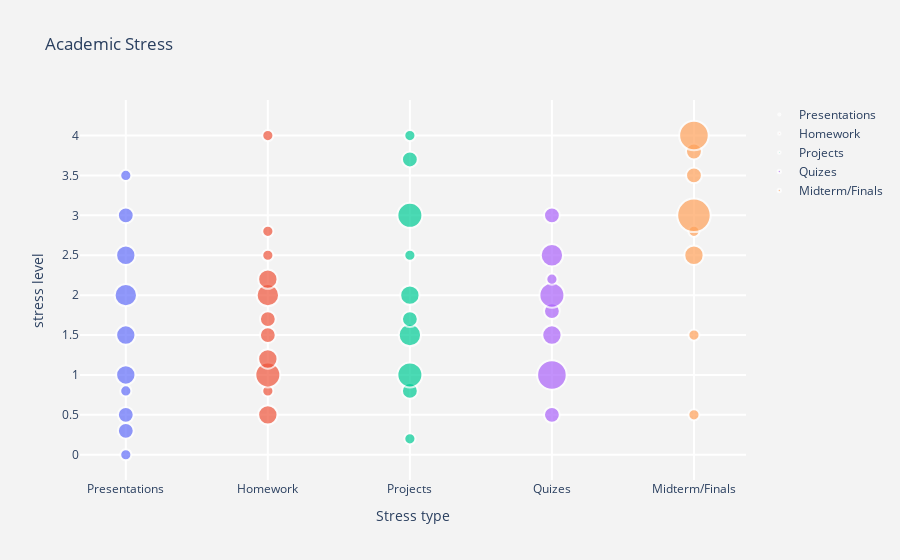

The notebook cell saved with this chart:
### Code cell
fig = go.Figure()

for stress, data in stress_final.items():
    fig.add_trace(go.Scatter( x=data['x'],
         y=data[stress],name=stress
         , marker_size=data['weight']
        ))
# Tune marker appearance and layout

sizeref =  2.*80/(100**2)


fig.update_traces(mode='markers', marker=dict(sizemode='area',
                                              sizeref=sizeref, line_width=2))

fig.update_layout(
    title='Academic Stress',
    xaxis=dict(
        title='Stress type',
        gridcolor='white',
        gridwidth=2,
    ),
    yaxis=dict(
        title='stress level',
        gridcolor='white',
        gridwidth=2,
    ),
    paper_bgcolor='rgb(243, 243, 243)',
    plot_bgcolor='rgb(243, 243, 243)',
)

# fig = px.scatter(df, x='Presentations', size="weight_1",
#             log_x=True, size_max=60)
fig.show()

### Figure 1 — Plotly figure (JSON) as saved in the notebook; plotly's stock layout.template omitted (floating-point values rounded to 4 significant figures)
{"data": [{"marker": {"line": {"width": 2}, "size": [1, 2, 2, 1, 3, 3, 4, 3, 2, 1], "sizemode": "area", "sizeref": 0.016}, "mode": "markers", "name": "Presentations", "type": "scatter", "x": ["Presentations", "Presentations", "Presentations", "Presentations", "Presentations", "Presentations", "Presentations", "Presentations", "Presentations", "Presentations"], "y": [0, 0.3, 0.5, 0.8, 1, 1.5, 2, 2.5, 3, 3.5]}, {"marker": {"line": {"width": 2}, "size": [3, 1, 5, 3, 2, 2, 4, 3, 1, 1, 1], "sizemode": "area", "sizeref": 0.016}, "mode": "markers", "name": "Homework", "type": "scatter", "x": ["Homework", "Homework", "Homework", "Homework", "Homework", "Homework", "Homework", "Homework", "Homework", "Homework", "Homework"], "y": [0.5, 0.8, 1, 1.2, 1.5, 1.7, 2, 2.2, 2.5, 2.8, 4]}, {"marker": {"line": {"width": 2}, "size": [1, 2, 5, 4, 2, 3, 1, 5, 2, 1], "sizemode": "area", "sizeref": 0.016}, "mode": "markers", "name": "Projects", "type": "scatter", "x": ["Projects", "Projects", "Projects", "Projects", "Projects", "Projects", "Projects", "Projects", "Projects", "Projects"], "y": [0.2, 0.8, 1, 1.5, 1.7, 2, 2.5, 3, 3.7, 4]}, {"marker": {"line": {"width": 2}, "size": [2, 7, 3, 2, 5, 1, 4, 2], "sizemode": "area", "sizeref": 0.016}, "mode": "markers", "name": "Quizes", "type": "scatter", "x": ["Quizes", "Quizes", "Quizes", "Quizes", "Quizes", "Quizes", "Quizes", "Quizes"], "y": [0.5, 1, 1.5, 1.8, 2, 2.2, 2.5, 3]}, {"marker": {"line": {"width": 2}, "size": [1, 1, 3, 1, 9, 2, 2, 7], "sizemode": "area", "sizeref": 0.016}, "mode": "markers", "name": "Midterm/Finals", "type": "scatter", "x": ["Midterm/Finals", "Midterm/Finals", "Midterm/Finals", "Midterm/Finals", "Midterm/Finals", "Midterm/Finals", "Midterm/Finals", "Midterm/Finals"], "y": [0.5, 1.5, 2.5, 2.8, 3, 3.5, 3.8, 4]}], "layout": {"paper_bgcolor": "rgb(243, 243, 243)", "plot_bgcolor": "rgb(243, 243, 243)", "title": {"text": "Academic Stress"}, "xaxis": {"gridcolor": "white", "gridwidth": 2, "title": {"text": "Stress type"}}, "yaxis": {"gridcolor": "white", "gridwidth": 2, "title": {"text": "stress level"}}}}
